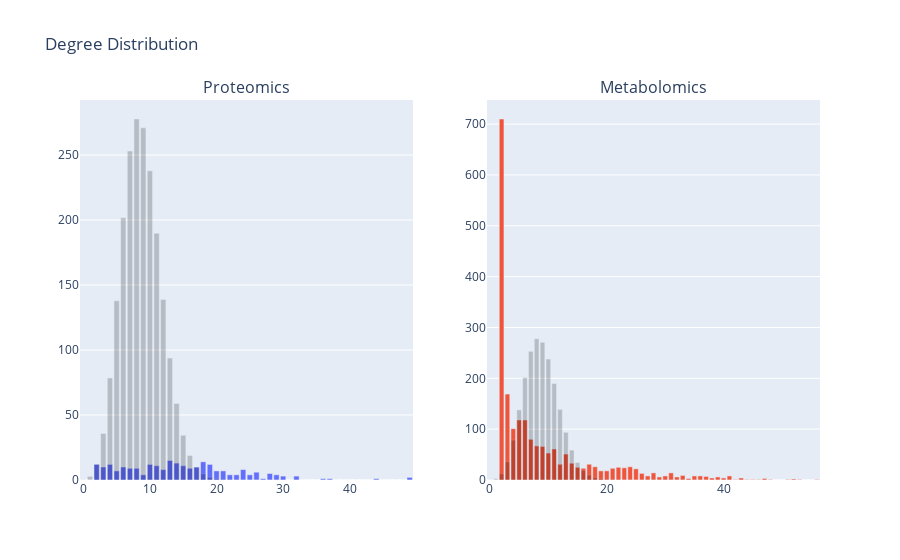

The code cell stored with this chart in its notebook:
### Code cell
#
# Basic graph characteristics
#

G = qqg
GA = qqA

for G, GA, name in [(qqg, qqA, 'Proteomics'), (mmg, mmA, 'Metabolomics')]:

    print()
    print(name)
    print()

    print(f'Order: {G.order()}')
    print(f'Size: {G.size()}')
    print(f'Density: {round(nx.density(G), 5)}')

    i = [nx.average_clustering(i) for i in GA]
    print(f'Average clustering: {round(nx.average_clustering(G), 5)} (random graph: mean = {round(np.mean(i),5)}, std = {round(np.std(i),5)})')
    print(f'Average degree: {round(np.mean(list(dict(G.degree).values())),5)}')

    i = [len(list(nx.connected_components(i))) for i in GA]
    print(f'Number of connected components: {round(len(list(nx.connected_components(G))), 5)} (random graph: mean = {round(np.mean(i), 5)}, std = {round(np.std(i), 5)})')

    i = [len([i for i in nx.connected_components(g) if len(i)>1]) for g in GA]
    print(f'Number of connected components (order g.t. 1): {round(len([i for i in nx.connected_components(G) if len(i)>1]), 5)} (random graph: mean = {round(np.mean(i),5)}, std = {round(np.std(i),5)})')

fig = make_subplots(rows=1, cols=2, subplot_titles=['Proteomics', 'Metabolomics'])

plot = nx.degree_histogram(qqg)
fig.add_trace(go.Bar(
    x=np.arange(0,len(plot)),
    y=plot,
    offsetgroup=1, marker_color=palette[0]
), row=1,col=1)
fig.add_trace(go.Bar(
    x=np.arange(0,len(plot)),
    y=G.order()*poisson.pmf(np.arange(0, len(plot)),2*G.size()/G.order()),
    offsetgroup=1, marker_color='black', opacity=0.2
), row=1,col=1)


plot = nx.degree_histogram(mmg)
fig.add_trace(go.Bar(
    x=np.arange(0,len(plot)),
    y=plot, 
    offsetgroup=1, marker_color=palette[1]
), row=1,col=2)
fig.add_trace(go.Bar(
    x=np.arange(0,len(plot)),
    y=G.order()*poisson.pmf(np.arange(0, len(plot)),2*G.size()/G.order()),
    offsetgroup=1, marker_color='black', opacity=0.2
), row=1,col=2)

fig.update_layout(bargap=0.2, title='Degree Distribution', showlegend=False)

### Figure 1 — Plotly figure (JSON) as saved in the notebook; plotly's stock layout.template omitted (floating-point values rounded to 4 significant figures)
{"data": [{"marker": {"color": "#636EFA"}, "offsetgroup": "1", "type": "bar", "x": [0, 1, 2, 3, 4, 5, 6, 7, 8, 9, 10, 11, 12, 13, 14, 15, 16, 17, 18, 19, 20, 21, 22, 23, 24, 25, 26, 27, 28, 29, 30, 31, 32, 33, 34, 35, 36, 37, 38, 39, 40, 41, 42, 43, 44, 45, 46, 47, 48, 49], "xaxis": "x", "y": [0, 0, 12, 10, 12, 7, 10, 9, 9, 4, 12, 11, 8, 15, 13, 11, 9, 10, 14, 12, 7, 7, 4, 4, 8, 4, 6, 1, 5, 4, 3, 0, 3, 0, 0, 0, 1, 1, 0, 0, 0, 0, 0, 0, 1, 0, 0, 0, 0, 2], "yaxis": "y"}, {"marker": {"color": "black"}, "offsetgroup": "1", "opacity": 0.2, "type": "bar", "x": [0, 1, 2, 3, 4, 5, 6, 7, 8, 9, 10, 11, 12, 13, 14, 15, 16, 17, 18, 19, 20, 21, 22, 23, 24, 25, 26, 27, 28, 29, 30, 31, 32, 33, 34, 35, 36, 37, 38, 39, 40, 41, 42, 43, 44, 45, 46, 47, 48, 49], "xaxis": "x", "y": [0.3171, 2.784, 12.22, 35.77, 78.52, 137.9, 201.8, 253.1, 277.7, 270.9, 237.9, 189.9, 138.9, 93.82, 58.84, 34.44, 18.9, 9.76, 4.761, 2.2, 0.9657, 0.4038, 0.1611, 0.06151, 0.0225, 0.007902, 0.002669, 0.0008678, 0.0002721, 8.238e-05, 2.411e-05, 6.828e-06, 1.873e-06, 4.984e-07, 1.287e-07, 3.229e-08, 7.874e-09, 1.869e-09, 4.317e-10, 9.719e-11, 2.133e-11, 4.568e-12, 9.55e-13, 1.95e-13, 3.891e-14, 7.591e-15, 1.449e-15, 2.707e-16, 4.951e-17, 8.871e-18], "yaxis": "y"}, {"marker": {"color": "#EF553B"}, "offsetgroup": "1", "type": "bar", "x": [0, 1, 2, 3, 4, 5, 6, 7, 8, 9, 10, 11, 12, 13, 14, 15, 16, 17, 18, 19, 20, 21, 22, 23, 24, 25, 26, 27, 28, 29, 30, 31, 32, 33, 34, 35, 36, 37, 38, 39, 40, 41, 42, 43, 44, 45, 46, 47, 48, 49, 50, 51, 52, 53, 54, 55, 56], "xaxis": "x2", "y": [0, 0, 710, 169, 101, 118, 118, 80, 67, 66, 53, 61, 31, 51, 33, 25, 23, 31, 26, 18, 18, 23, 25, 24, 26, 22, 13, 8, 14, 6, 8, 14, 6, 9, 3, 8, 8, 7, 4, 6, 4, 8, 1, 4, 1, 1, 1, 3, 1, 0, 0, 1, 2, 1, 0, 0, 1], "yaxis": "y2"}, {"marker": {"color": "black"}, "offsetgroup": "1", "opacity": 0.2, "type": "bar", "x": [0, 1, 2, 3, 4, 5, 6, 7, 8, 9, 10, 11, 12, 13, 14, 15, 16, 17, 18, 19, 20, 21, 22, 23, 24, 25, 26, 27, 28, 29, 30, 31, 32, 33, 34, 35, 36, 37, 38, 39, 40, 41, 42, 43, 44, 45, 46, 47, 48, 49, 50, 51, 52, 53, 54, 55, 56], "xaxis": "x2", "y": [0.3171, 2.784, 12.22, 35.77, 78.52, 137.9, 201.8, 253.1, 277.7, 270.9, 237.9, 189.9, 138.9, 93.82, 58.84, 34.44, 18.9, 9.76, 4.761, 2.2, 0.9657, 0.4038, 0.1611, 0.06151, 0.0225, 0.007902, 0.002669, 0.0008678, 0.0002721, 8.238e-05, 2.411e-05, 6.828e-06, 1.873e-06, 4.984e-07, 1.287e-07, 3.229e-08, 7.874e-09, 1.869e-09, 4.317e-10, 9.719e-11, 2.133e-11, 4.568e-12, 9.55e-13, 1.95e-13, 3.891e-14, 7.591e-15, 1.449e-15, 2.707e-16, 4.951e-17, 8.871e-18, 1.558e-18, 2.682e-19, 4.528e-20, 7.5e-21, 1.219e-21, 1.947e-22, 3.052e-23], "yaxis": "y2"}], "layout": {"annotations": [{"font": {"size": 16}, "showarrow": false, "text": "Proteomics", "x": 0.225, "xanchor": "center", "xref": "paper", "y": 1, "yanchor": "bottom", "yref": "paper"}, {"font": {"size": 16}, "showarrow": false, "text": "Metabolomics", "x": 0.775, "xanchor": "center", "xref": "paper", "y": 1, "yanchor": "bottom", "yref": "paper"}], "bargap": 0.2, "showlegend": false, "title": {"text": "Degree Distribution"}, "xaxis": {"anchor": "y", "domain": [0, 0.45]}, "xaxis2": {"anchor": "y2", "domain": [0.55, 1]}, "yaxis": {"anchor": "x", "domain": [0, 1]}, "yaxis2": {"anchor": "x2", "domain": [0, 1]}}}
